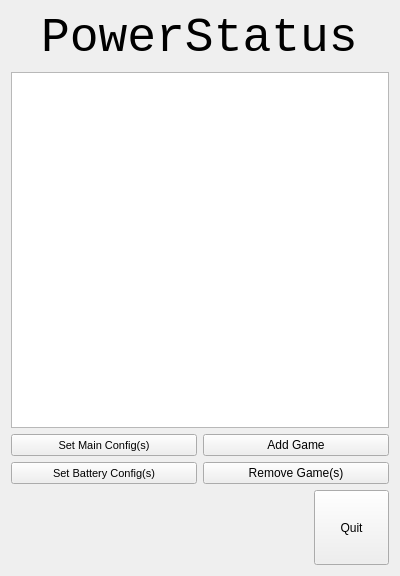
<?xml version="1.0" encoding="UTF-8"?>
<ui version="4.0">
 <class>CfgSwitcher</class>
 <widget class="QWidget" name="CfgSwitcher">
  <property name="geometry">
   <rect>
    <x>0</x>
    <y>0</y>
    <width>400</width>
    <height>576</height>
   </rect>
  </property>
  <property name="windowTitle">
   <string>CfgSwitcher</string>
  </property>
  <layout class="QVBoxLayout" name="verticalLayout">
   <item>
    <layout class="QHBoxLayout" name="horizontalLayout_2">
     <item alignment="Qt::AlignHCenter">
      <widget class="QLabel" name="PowerStatus">
       <property name="font">
        <font>
         <family>Consolas</family>
         <pointsize>36</pointsize>
        </font>
       </property>
       <property name="mouseTracking">
        <bool>false</bool>
       </property>
       <property name="text">
        <string>PowerStatus</string>
       </property>
      </widget>
     </item>
    </layout>
   </item>
   <item>
    <layout class="QVBoxLayout" name="verticalLayout_3">
     <item>
      <widget class="QTableView" name="gamesTableView"/>
     </item>
     <item>
      <layout class="QHBoxLayout" name="horizontalLayout_5">
       <item>
        <layout class="QVBoxLayout" name="verticalLayout_6">
         <item>
          <widget class="QPushButton" name="setMainCfgBtn">
           <property name="sizePolicy">
            <sizepolicy hsizetype="Minimum" vsizetype="Minimum">
             <horstretch>0</horstretch>
             <verstretch>0</verstretch>
            </sizepolicy>
           </property>
           <property name="font">
            <font>
             <pointsize>8</pointsize>
             <weight>50</weight>
             <bold>false</bold>
             <kerning>true</kerning>
            </font>
           </property>
           <property name="text">
            <string>Set Main Config(s)</string>
           </property>
           <property name="icon">
            <iconset resource="resources.qrc">
             <normaloff>:/icons/resources/ui/icons/main.png</normaloff>:/icons/resources/ui/icons/main.png</iconset>
           </property>
          </widget>
         </item>
         <item>
          <widget class="QPushButton" name="setBattCfgBtn">
           <property name="sizePolicy">
            <sizepolicy hsizetype="Minimum" vsizetype="Minimum">
             <horstretch>0</horstretch>
             <verstretch>0</verstretch>
            </sizepolicy>
           </property>
           <property name="font">
            <font>
             <pointsize>8</pointsize>
             <weight>50</weight>
             <bold>false</bold>
            </font>
           </property>
           <property name="text">
            <string>Set Battery Config(s)</string>
           </property>
           <property name="icon">
            <iconset resource="resources.qrc">
             <normaloff>:/icons/resources/ui/icons/battery.png</normaloff>:/icons/resources/ui/icons/battery.png</iconset>
           </property>
          </widget>
         </item>
        </layout>
       </item>
       <item>
        <layout class="QVBoxLayout" name="verticalLayout_4">
         <item>
          <widget class="QPushButton" name="addGameBtn">
           <property name="sizePolicy">
            <sizepolicy hsizetype="Minimum" vsizetype="Minimum">
             <horstretch>0</horstretch>
             <verstretch>0</verstretch>
            </sizepolicy>
           </property>
           <property name="text">
            <string>Add Game</string>
           </property>
           <property name="icon">
            <iconset resource="resources.qrc">
             <normaloff>:/icons/resources/ui/icons/add_game.png</normaloff>:/icons/resources/ui/icons/add_game.png</iconset>
           </property>
          </widget>
         </item>
         <item>
          <widget class="QPushButton" name="remGames">
           <property name="sizePolicy">
            <sizepolicy hsizetype="Minimum" vsizetype="Minimum">
             <horstretch>0</horstretch>
             <verstretch>0</verstretch>
            </sizepolicy>
           </property>
           <property name="text">
            <string>Remove Game(s)</string>
           </property>
           <property name="icon">
            <iconset resource="resources.qrc">
             <normaloff>:/icons/resources/ui/icons/remove_game.png</normaloff>:/icons/resources/ui/icons/remove_game.png</iconset>
           </property>
           <property name="checkable">
            <bool>false</bool>
           </property>
           <property name="flat">
            <bool>false</bool>
           </property>
          </widget>
         </item>
        </layout>
       </item>
      </layout>
     </item>
    </layout>
   </item>
   <item>
    <layout class="QHBoxLayout" name="horizontalLayout_3">
     <item alignment="Qt::AlignRight|Qt::AlignBottom">
      <widget class="QPushButton" name="quitButton">
       <property name="sizePolicy">
        <sizepolicy hsizetype="Fixed" vsizetype="Fixed">
         <horstretch>0</horstretch>
         <verstretch>0</verstretch>
        </sizepolicy>
       </property>
       <property name="minimumSize">
        <size>
         <width>75</width>
         <height>75</height>
        </size>
       </property>
       <property name="maximumSize">
        <size>
         <width>75</width>
         <height>75</height>
        </size>
       </property>
       <property name="text">
        <string>Quit</string>
       </property>
      </widget>
     </item>
    </layout>
   </item>
  </layout>
 </widget>
 <layoutdefault spacing="6" margin="11"/>
 <resources>
  <include location="resources.qrc"/>
 </resources>
 <connections/>
</ui>
